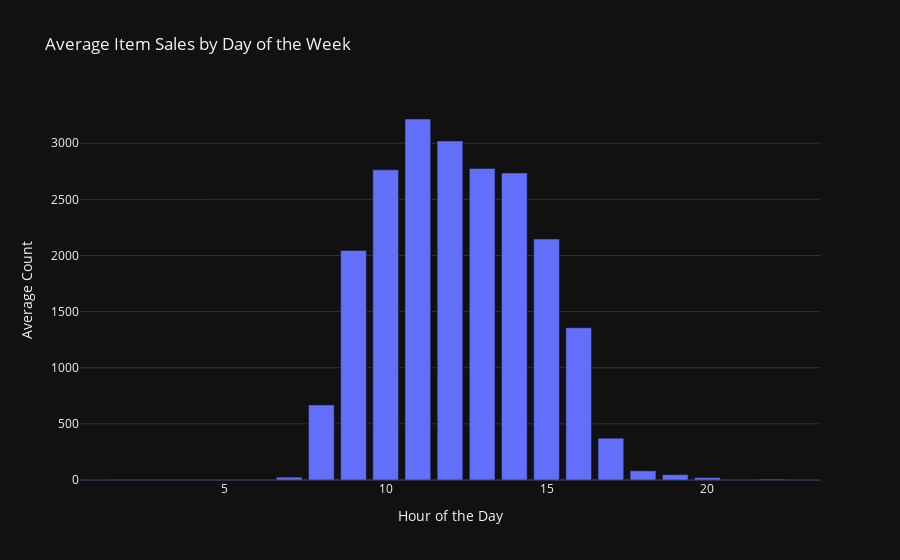

Here is the notebook cell this chart was saved with:
### Code cell
items_avg_by_hour = (pos_dt.groupby('hour_of_day').size().groupby(level=0).mean().reset_index(name='average_count'))

# Plot the average count using Plotly Express
px.bar( items_avg_by_hour, x='hour_of_day', y='average_count', template='plotly_dark', 
       title='Average Item Sales by Day of the Week', labels={'hour_of_day': 'Hour of the Day', 'average_count': 'Average Count'})

### Figure 1 — Plotly figure (JSON) as saved in the notebook; plotly's stock layout.template omitted (floating-point values rounded to 4 significant figures)
{"data": [{"alignmentgroup": "True", "hovertemplate": "Hour of the Day=%{x}<br>Average Count=%{y}<extra></extra>", "legendgroup": "", "marker": {"color": "#636efa", "pattern": {"shape": ""}}, "name": "", "offsetgroup": "", "orientation": "v", "showlegend": false, "textposition": "auto", "type": "bar", "x": [1, 7, 8, 9, 10, 11, 12, 13, 14, 15, 16, 17, 18, 19, 20, 21, 22, 23], "xaxis": "x", "y": [1, 25, 669, 2045, 2763, 3216, 3021, 2776, 2736, 2147, 1356, 372, 82, 48, 22, 3, 8, 3], "yaxis": "y"}], "layout": {"barmode": "relative", "legend": {"tracegroupgap": 0}, "title": {"text": "Average Item Sales by Day of the Week"}, "xaxis": {"anchor": "y", "domain": [0, 1], "title": {"text": "Hour of the Day"}}, "yaxis": {"anchor": "x", "domain": [0, 1], "title": {"text": "Average Count"}}}}
